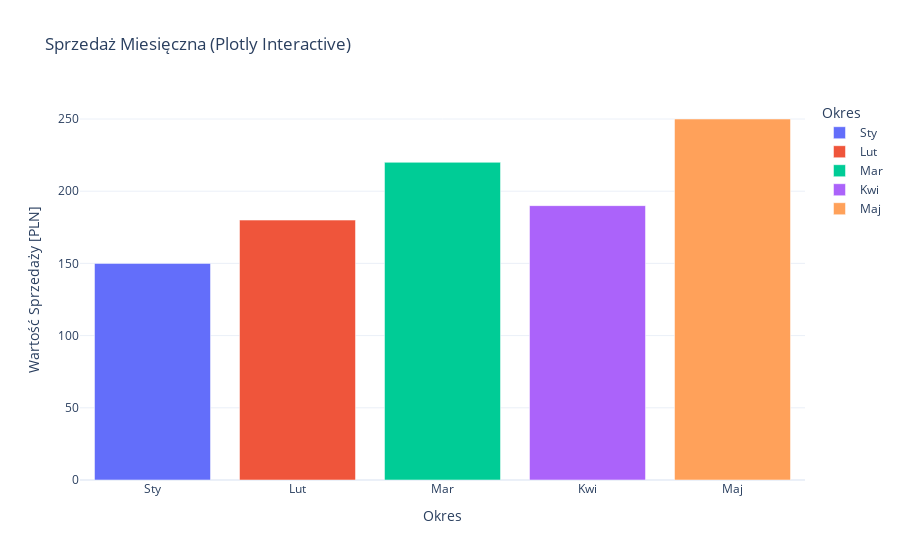

The notebook cell this image was saved under:
### Markdown cell above
# `plotly` - interaktywne wykresy

### Code cell
import plotly.express as px
figure = px.bar(
    df, 
    x='Miesiąc', 
    y='Sprzedaż',
    title='Sprzedaż Miesięczna (Plotly Interactive)',
    labels={'Miesiąc': 'Okres', 'Sprzedaż': 'Wartość Sprzedaży [PLN]'},
    color='Miesiąc', # Użycie koloru dla lepszej czytelności etykiet
    template='plotly_white' # Czysty, profesjonalny wygląd
)

figure.show()

### Figure 1 — Plotly figure (JSON) as saved in the notebook; plotly's stock layout.template omitted (floating-point values rounded to 4 significant figures)
{"data": [{"hovertemplate": "Okres=%{x}<br>Wartość Sprzedaży [PLN]=%{y}<extra></extra>", "legendgroup": "Sty", "marker": {"color": "#636efa", "pattern": {"shape": ""}}, "name": "Sty", "orientation": "v", "showlegend": true, "textposition": "auto", "type": "bar", "x": ["Sty"], "xaxis": "x", "y": [150], "yaxis": "y"}, {"hovertemplate": "Okres=%{x}<br>Wartość Sprzedaży [PLN]=%{y}<extra></extra>", "legendgroup": "Lut", "marker": {"color": "#EF553B", "pattern": {"shape": ""}}, "name": "Lut", "orientation": "v", "showlegend": true, "textposition": "auto", "type": "bar", "x": ["Lut"], "xaxis": "x", "y": [180], "yaxis": "y"}, {"hovertemplate": "Okres=%{x}<br>Wartość Sprzedaży [PLN]=%{y}<extra></extra>", "legendgroup": "Mar", "marker": {"color": "#00cc96", "pattern": {"shape": ""}}, "name": "Mar", "orientation": "v", "showlegend": true, "textposition": "auto", "type": "bar", "x": ["Mar"], "xaxis": "x", "y": [220], "yaxis": "y"}, {"hovertemplate": "Okres=%{x}<br>Wartość Sprzedaży [PLN]=%{y}<extra></extra>", "legendgroup": "Kwi", "marker": {"color": "#ab63fa", "pattern": {"shape": ""}}, "name": "Kwi", "orientation": "v", "showlegend": true, "textposition": "auto", "type": "bar", "x": ["Kwi"], "xaxis": "x", "y": [190], "yaxis": "y"}, {"hovertemplate": "Okres=%{x}<br>Wartość Sprzedaży [PLN]=%{y}<extra></extra>", "legendgroup": "Maj", "marker": {"color": "#FFA15A", "pattern": {"shape": ""}}, "name": "Maj", "orientation": "v", "showlegend": true, "textposition": "auto", "type": "bar", "x": ["Maj"], "xaxis": "x", "y": [250], "yaxis": "y"}], "layout": {"barmode": "relative", "legend": {"title": {"text": "Okres"}, "tracegroupgap": 0}, "title": {"text": "Sprzedaż Miesięczna (Plotly Interactive)"}, "xaxis": {"anchor": "y", "categoryarray": ["Sty", "Lut", "Mar", "Kwi", "Maj"], "categoryorder": "array", "domain": [0, 1], "title": {"text": "Okres"}}, "yaxis": {"anchor": "x", "domain": [0, 1], "title": {"text": "Wartość Sprzedaży [PLN]"}}}}
